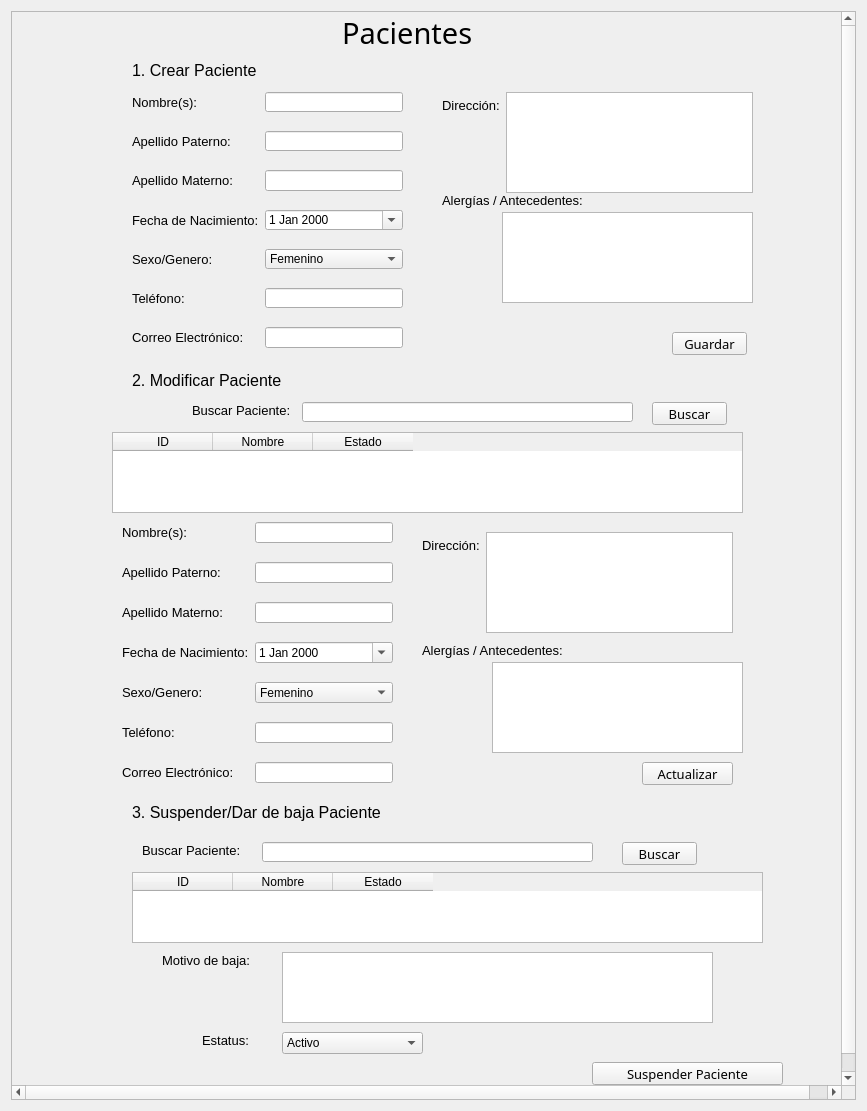
<?xml version="1.0" encoding="UTF-8"?>
<ui version="4.0">
 <class>Form</class>
 <widget class="QWidget" name="Form">
  <property name="geometry">
   <rect>
    <x>0</x>
    <y>0</y>
    <width>867</width>
    <height>1111</height>
   </rect>
  </property>
  <property name="cursor">
   <cursorShape>ArrowCursor</cursorShape>
  </property>
  <property name="windowTitle">
   <string>Form</string>
  </property>
  <layout class="QVBoxLayout" name="verticalLayout">
   <item>
    <widget class="QScrollArea" name="scrollArea">
     <property name="widgetResizable">
      <bool>false</bool>
     </property>
     <widget class="QWidget" name="scrollAreaWidgetContents_2">
      <property name="geometry">
       <rect>
        <x>0</x>
        <y>0</y>
        <width>847</width>
        <height>1091</height>
       </rect>
      </property>
      <property name="minimumSize">
       <size>
        <width>0</width>
        <height>1091</height>
       </size>
      </property>
      <widget class="QLabel" name="label">
       <property name="geometry">
        <rect>
         <x>330</x>
         <y>0</y>
         <width>261</width>
         <height>41</height>
        </rect>
       </property>
       <property name="font">
        <font>
         <family>Montserrat</family>
         <pointsize>22</pointsize>
        </font>
       </property>
       <property name="text">
        <string>Pacientes</string>
       </property>
      </widget>
      <widget class="QLabel" name="label_2">
       <property name="geometry">
        <rect>
         <x>120</x>
         <y>50</y>
         <width>321</width>
         <height>16</height>
        </rect>
       </property>
       <property name="font">
        <font>
         <pointsize>12</pointsize>
        </font>
       </property>
       <property name="text">
        <string>1. Crear Paciente</string>
       </property>
      </widget>
      <widget class="QWidget" name="formLayoutWidget">
       <property name="geometry">
        <rect>
         <x>120</x>
         <y>80</y>
         <width>271</width>
         <height>256</height>
        </rect>
       </property>
       <layout class="QFormLayout" name="formLayout">
        <property name="verticalSpacing">
         <number>19</number>
        </property>
        <item row="0" column="0">
         <widget class="QLabel" name="label_3">
          <property name="font">
           <font>
            <pointsize>10</pointsize>
           </font>
          </property>
          <property name="text">
           <string>Nombre(s):</string>
          </property>
         </widget>
        </item>
        <item row="1" column="0">
         <widget class="QLabel" name="label_4">
          <property name="font">
           <font>
            <pointsize>10</pointsize>
           </font>
          </property>
          <property name="text">
           <string>Apellido Paterno:</string>
          </property>
         </widget>
        </item>
        <item row="2" column="0">
         <widget class="QLabel" name="label_5">
          <property name="font">
           <font>
            <pointsize>10</pointsize>
           </font>
          </property>
          <property name="text">
           <string>Apellido Materno:</string>
          </property>
         </widget>
        </item>
        <item row="3" column="0">
         <widget class="QLabel" name="label_6">
          <property name="font">
           <font>
            <pointsize>10</pointsize>
           </font>
          </property>
          <property name="text">
           <string>Fecha de Nacimiento:</string>
          </property>
         </widget>
        </item>
        <item row="4" column="0">
         <widget class="QLabel" name="label_7">
          <property name="font">
           <font>
            <pointsize>10</pointsize>
           </font>
          </property>
          <property name="text">
           <string>Sexo/Genero:</string>
          </property>
         </widget>
        </item>
        <item row="5" column="0">
         <widget class="QLabel" name="label_8">
          <property name="font">
           <font>
            <pointsize>10</pointsize>
           </font>
          </property>
          <property name="text">
           <string>Teléfono:</string>
          </property>
         </widget>
        </item>
        <item row="6" column="0">
         <widget class="QLabel" name="label_9">
          <property name="font">
           <font>
            <pointsize>10</pointsize>
           </font>
          </property>
          <property name="text">
           <string>Correo Electrónico:</string>
          </property>
         </widget>
        </item>
        <item row="3" column="1">
         <widget class="QDateEdit" name="date_nacimiento">
          <property name="calendarPopup">
           <bool>true</bool>
          </property>
         </widget>
        </item>
        <item row="4" column="1">
         <widget class="QComboBox" name="cmb_genero">
          <item>
           <property name="text">
            <string>Femenino</string>
           </property>
          </item>
          <item>
           <property name="text">
            <string>Masculino</string>
           </property>
          </item>
          <item>
           <property name="text">
            <string>Otro</string>
           </property>
          </item>
         </widget>
        </item>
        <item row="0" column="1">
         <widget class="QLineEdit" name="txt_nombre"/>
        </item>
        <item row="1" column="1">
         <widget class="QLineEdit" name="txt_apellido_paterno"/>
        </item>
        <item row="2" column="1">
         <widget class="QLineEdit" name="txt_apellido_materno"/>
        </item>
        <item row="5" column="1">
         <widget class="QLineEdit" name="txt_telefono"/>
        </item>
        <item row="6" column="1">
         <widget class="QLineEdit" name="txt_email"/>
        </item>
       </layout>
      </widget>
      <widget class="QWidget" name="formLayoutWidget_3">
       <property name="geometry">
        <rect>
         <x>430</x>
         <y>80</y>
         <width>311</width>
         <height>101</height>
        </rect>
       </property>
       <layout class="QFormLayout" name="formLayout_3">
        <item row="0" column="0">
         <widget class="QLabel" name="label_10">
          <property name="font">
           <font>
            <pointsize>10</pointsize>
           </font>
          </property>
          <property name="text">
           <string>Dirección:</string>
          </property>
         </widget>
        </item>
        <item row="0" column="1">
         <widget class="QTextEdit" name="text_direccion"/>
        </item>
       </layout>
      </widget>
      <widget class="QLabel" name="label_11">
       <property name="geometry">
        <rect>
         <x>430</x>
         <y>180</y>
         <width>281</width>
         <height>16</height>
        </rect>
       </property>
       <property name="font">
        <font>
         <pointsize>10</pointsize>
        </font>
       </property>
       <property name="text">
        <string>Alergías / Antecedentes:</string>
       </property>
      </widget>
      <widget class="QTextEdit" name="text_alergias">
       <property name="geometry">
        <rect>
         <x>490</x>
         <y>200</y>
         <width>251</width>
         <height>91</height>
        </rect>
       </property>
      </widget>
      <widget class="QPushButton" name="btn_guardar">
       <property name="geometry">
        <rect>
         <x>660</x>
         <y>320</y>
         <width>75</width>
         <height>23</height>
        </rect>
       </property>
       <property name="font">
        <font>
         <family>Montserrat</family>
         <pointsize>10</pointsize>
         <weight>50</weight>
         <bold>false</bold>
        </font>
       </property>
       <property name="cursor">
        <cursorShape>PointingHandCursor</cursorShape>
       </property>
       <property name="text">
        <string>Guardar</string>
       </property>
      </widget>
      <widget class="QLabel" name="label_12">
       <property name="geometry">
        <rect>
         <x>120</x>
         <y>360</y>
         <width>351</width>
         <height>16</height>
        </rect>
       </property>
       <property name="font">
        <font>
         <pointsize>12</pointsize>
        </font>
       </property>
       <property name="text">
        <string>2. Modificar Paciente</string>
       </property>
      </widget>
      <widget class="QLabel" name="label_13">
       <property name="geometry">
        <rect>
         <x>180</x>
         <y>390</y>
         <width>111</width>
         <height>16</height>
        </rect>
       </property>
       <property name="font">
        <font>
         <pointsize>10</pointsize>
        </font>
       </property>
       <property name="text">
        <string>Buscar Paciente: </string>
       </property>
      </widget>
      <widget class="QLineEdit" name="txt_buscar_paciente">
       <property name="geometry">
        <rect>
         <x>290</x>
         <y>390</y>
         <width>331</width>
         <height>20</height>
        </rect>
       </property>
      </widget>
      <widget class="QPushButton" name="btn_buscar">
       <property name="geometry">
        <rect>
         <x>640</x>
         <y>390</y>
         <width>75</width>
         <height>23</height>
        </rect>
       </property>
       <property name="font">
        <font>
         <family>Montserrat</family>
         <pointsize>10</pointsize>
        </font>
       </property>
       <property name="text">
        <string>Buscar</string>
       </property>
      </widget>
      <widget class="QTableWidget" name="tbl_pacientes">
       <property name="geometry">
        <rect>
         <x>100</x>
         <y>420</y>
         <width>631</width>
         <height>81</height>
        </rect>
       </property>
       <column>
        <property name="text">
         <string>ID</string>
        </property>
       </column>
       <column>
        <property name="text">
         <string>Nombre</string>
        </property>
       </column>
       <column>
        <property name="text">
         <string>Estado</string>
        </property>
       </column>
      </widget>
      <widget class="QWidget" name="formLayoutWidget_6">
       <property name="geometry">
        <rect>
         <x>110</x>
         <y>510</y>
         <width>271</width>
         <height>261</height>
        </rect>
       </property>
       <layout class="QFormLayout" name="formLayout_6">
        <property name="verticalSpacing">
         <number>19</number>
        </property>
        <item row="0" column="0">
         <widget class="QLabel" name="label_16">
          <property name="font">
           <font>
            <pointsize>10</pointsize>
           </font>
          </property>
          <property name="text">
           <string>Nombre(s):</string>
          </property>
         </widget>
        </item>
        <item row="0" column="1">
         <widget class="QLineEdit" name="txt_nombre_2"/>
        </item>
        <item row="1" column="0">
         <widget class="QLabel" name="label_17">
          <property name="font">
           <font>
            <pointsize>10</pointsize>
           </font>
          </property>
          <property name="text">
           <string>Apellido Paterno:</string>
          </property>
         </widget>
        </item>
        <item row="1" column="1">
         <widget class="QLineEdit" name="txt_apellido_paterno_2"/>
        </item>
        <item row="2" column="0">
         <widget class="QLabel" name="label_18">
          <property name="font">
           <font>
            <pointsize>10</pointsize>
           </font>
          </property>
          <property name="text">
           <string>Apellido Materno:</string>
          </property>
         </widget>
        </item>
        <item row="2" column="1">
         <widget class="QLineEdit" name="txt_apellido_materno_2"/>
        </item>
        <item row="3" column="0">
         <widget class="QLabel" name="label_19">
          <property name="font">
           <font>
            <pointsize>10</pointsize>
           </font>
          </property>
          <property name="text">
           <string>Fecha de Nacimiento:</string>
          </property>
         </widget>
        </item>
        <item row="3" column="1">
         <widget class="QDateEdit" name="date_nacimiento_2">
          <property name="calendarPopup">
           <bool>true</bool>
          </property>
         </widget>
        </item>
        <item row="4" column="0">
         <widget class="QLabel" name="label_20">
          <property name="font">
           <font>
            <pointsize>10</pointsize>
           </font>
          </property>
          <property name="text">
           <string>Sexo/Genero:</string>
          </property>
         </widget>
        </item>
        <item row="4" column="1">
         <widget class="QComboBox" name="cmb_genero_2">
          <item>
           <property name="text">
            <string>Femenino</string>
           </property>
          </item>
          <item>
           <property name="text">
            <string>Masculino</string>
           </property>
          </item>
          <item>
           <property name="text">
            <string>Otro</string>
           </property>
          </item>
         </widget>
        </item>
        <item row="5" column="0">
         <widget class="QLabel" name="label_21">
          <property name="font">
           <font>
            <pointsize>10</pointsize>
           </font>
          </property>
          <property name="text">
           <string>Teléfono:</string>
          </property>
         </widget>
        </item>
        <item row="5" column="1">
         <widget class="QLineEdit" name="txt_telefono_2"/>
        </item>
        <item row="6" column="0">
         <widget class="QLabel" name="label_22">
          <property name="font">
           <font>
            <pointsize>10</pointsize>
           </font>
          </property>
          <property name="text">
           <string>Correo Electrónico:</string>
          </property>
         </widget>
        </item>
        <item row="6" column="1">
         <widget class="QLineEdit" name="txt_email_2"/>
        </item>
       </layout>
      </widget>
      <widget class="QWidget" name="formLayoutWidget_4">
       <property name="geometry">
        <rect>
         <x>410</x>
         <y>520</y>
         <width>311</width>
         <height>101</height>
        </rect>
       </property>
       <layout class="QFormLayout" name="formLayout_4">
        <item row="0" column="0">
         <widget class="QLabel" name="label_14">
          <property name="font">
           <font>
            <pointsize>10</pointsize>
           </font>
          </property>
          <property name="text">
           <string>Dirección:</string>
          </property>
         </widget>
        </item>
        <item row="0" column="1">
         <widget class="QTextEdit" name="text_direccion_2"/>
        </item>
       </layout>
      </widget>
      <widget class="QLabel" name="label_15">
       <property name="geometry">
        <rect>
         <x>410</x>
         <y>630</y>
         <width>311</width>
         <height>16</height>
        </rect>
       </property>
       <property name="font">
        <font>
         <pointsize>10</pointsize>
        </font>
       </property>
       <property name="text">
        <string>Alergías / Antecedentes:</string>
       </property>
      </widget>
      <widget class="QTextEdit" name="text_alergias_2">
       <property name="geometry">
        <rect>
         <x>480</x>
         <y>650</y>
         <width>251</width>
         <height>91</height>
        </rect>
       </property>
      </widget>
      <widget class="QPushButton" name="btn_actualizar_paciente">
       <property name="geometry">
        <rect>
         <x>630</x>
         <y>750</y>
         <width>91</width>
         <height>23</height>
        </rect>
       </property>
       <property name="font">
        <font>
         <family>Montserrat</family>
         <pointsize>10</pointsize>
         <weight>50</weight>
         <bold>false</bold>
        </font>
       </property>
       <property name="cursor">
        <cursorShape>PointingHandCursor</cursorShape>
       </property>
       <property name="text">
        <string>Actualizar</string>
       </property>
      </widget>
      <widget class="QLabel" name="label_23">
       <property name="geometry">
        <rect>
         <x>120</x>
         <y>790</y>
         <width>541</width>
         <height>21</height>
        </rect>
       </property>
       <property name="font">
        <font>
         <pointsize>12</pointsize>
        </font>
       </property>
       <property name="text">
        <string>3. Suspender/Dar de baja Paciente</string>
       </property>
      </widget>
      <widget class="QLabel" name="label_24">
       <property name="geometry">
        <rect>
         <x>130</x>
         <y>830</y>
         <width>111</width>
         <height>16</height>
        </rect>
       </property>
       <property name="font">
        <font>
         <pointsize>10</pointsize>
        </font>
       </property>
       <property name="text">
        <string>Buscar Paciente: </string>
       </property>
      </widget>
      <widget class="QLineEdit" name="cmb_paciente_suspender">
       <property name="geometry">
        <rect>
         <x>250</x>
         <y>830</y>
         <width>331</width>
         <height>20</height>
        </rect>
       </property>
      </widget>
      <widget class="QPushButton" name="btn_buscar_susp">
       <property name="geometry">
        <rect>
         <x>610</x>
         <y>830</y>
         <width>75</width>
         <height>23</height>
        </rect>
       </property>
       <property name="font">
        <font>
         <family>Montserrat</family>
         <pointsize>10</pointsize>
        </font>
       </property>
       <property name="text">
        <string>Buscar</string>
       </property>
      </widget>
      <widget class="QTableWidget" name="busquedas_suspender">
       <property name="geometry">
        <rect>
         <x>120</x>
         <y>860</y>
         <width>631</width>
         <height>71</height>
        </rect>
       </property>
       <column>
        <property name="text">
         <string>ID</string>
        </property>
       </column>
       <column>
        <property name="text">
         <string>Nombre</string>
        </property>
       </column>
       <column>
        <property name="text">
         <string>Estado</string>
        </property>
       </column>
      </widget>
      <widget class="QTextEdit" name="txt_motivo_suspension">
       <property name="geometry">
        <rect>
         <x>270</x>
         <y>940</y>
         <width>431</width>
         <height>71</height>
        </rect>
       </property>
      </widget>
      <widget class="QLabel" name="label_25">
       <property name="geometry">
        <rect>
         <x>150</x>
         <y>940</y>
         <width>111</width>
         <height>16</height>
        </rect>
       </property>
       <property name="font">
        <font>
         <pointsize>10</pointsize>
        </font>
       </property>
       <property name="text">
        <string>Motivo de baja:</string>
       </property>
      </widget>
      <widget class="QLabel" name="label_26">
       <property name="geometry">
        <rect>
         <x>190</x>
         <y>1020</y>
         <width>111</width>
         <height>16</height>
        </rect>
       </property>
       <property name="font">
        <font>
         <pointsize>10</pointsize>
        </font>
       </property>
       <property name="text">
        <string>Estatus:</string>
       </property>
      </widget>
      <widget class="QComboBox" name="chk_activo">
       <property name="geometry">
        <rect>
         <x>270</x>
         <y>1020</y>
         <width>141</width>
         <height>22</height>
        </rect>
       </property>
       <item>
        <property name="text">
         <string>Activo</string>
        </property>
       </item>
       <item>
        <property name="text">
         <string>Suspendido</string>
        </property>
       </item>
      </widget>
      <widget class="QPushButton" name="btn_suspender_paciente">
       <property name="geometry">
        <rect>
         <x>580</x>
         <y>1050</y>
         <width>191</width>
         <height>23</height>
        </rect>
       </property>
       <property name="font">
        <font>
         <family>Montserrat</family>
         <pointsize>10</pointsize>
         <weight>50</weight>
         <bold>false</bold>
        </font>
       </property>
       <property name="cursor">
        <cursorShape>PointingHandCursor</cursorShape>
       </property>
       <property name="text">
        <string>Suspender Paciente</string>
       </property>
      </widget>
     </widget>
    </widget>
   </item>
  </layout>
 </widget>
 <resources/>
 <connections/>
</ui>
